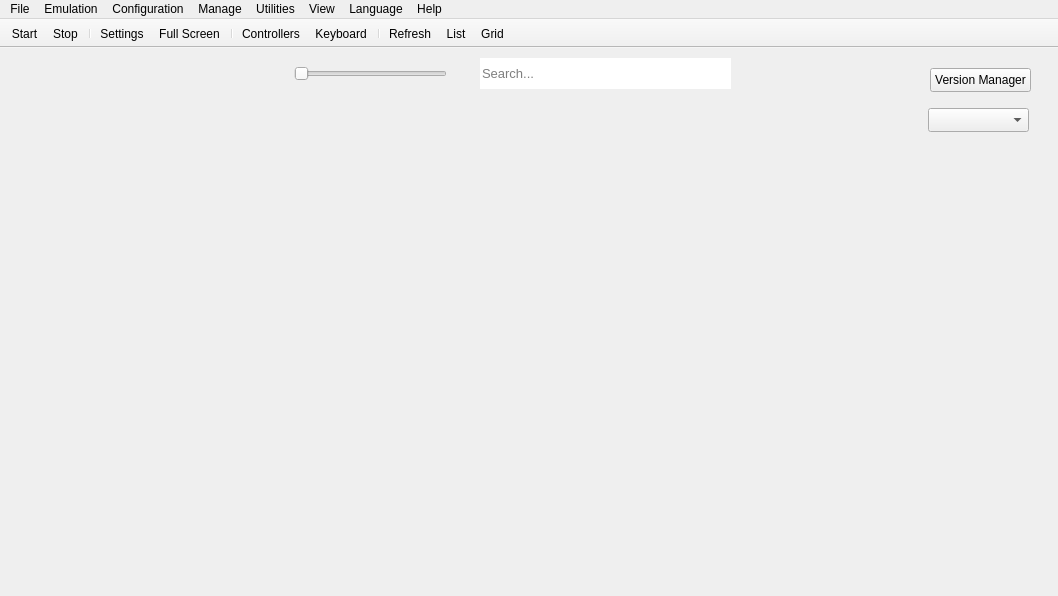
<?xml version="1.0" encoding="UTF-8"?>
<ui version="4.0">
 <class>MainWindow</class>
 <widget class="QMainWindow" name="MainWindow">
  <property name="geometry">
   <rect>
    <x>0</x>
    <y>0</y>
    <width>1058</width>
    <height>596</height>
   </rect>
  </property>
  <property name="sizePolicy">
   <sizepolicy hsizetype="Expanding" vsizetype="Expanding">
    <horstretch>0</horstretch>
    <verstretch>0</verstretch>
   </sizepolicy>
  </property>
  <property name="minimumSize">
   <size>
    <width>4</width>
    <height>0</height>
   </size>
  </property>
  <property name="autoFillBackground">
   <bool>false</bool>
  </property>
  <property name="animated">
   <bool>true</bool>
  </property>
  <property name="dockNestingEnabled">
   <bool>true</bool>
  </property>
  <property name="dockOptions">
   <set>QMainWindow::DockOption::AllowNestedDocks|QMainWindow::DockOption::AllowTabbedDocks|QMainWindow::DockOption::AnimatedDocks|QMainWindow::DockOption::GroupedDragging</set>
  </property>
  <widget class="QWidget" name="centralWidget">
   <property name="sizePolicy">
    <sizepolicy hsizetype="Expanding" vsizetype="Expanding">
     <horstretch>0</horstretch>
     <verstretch>0</verstretch>
    </sizepolicy>
   </property>
   <widget class="QLineEdit" name="mw_searchbar">
    <property name="geometry">
     <rect>
      <x>480</x>
      <y>10</y>
      <width>251</width>
      <height>31</height>
     </rect>
    </property>
    <property name="sizePolicy">
     <sizepolicy hsizetype="Expanding" vsizetype="Expanding">
      <horstretch>0</horstretch>
      <verstretch>0</verstretch>
     </sizepolicy>
    </property>
    <property name="font">
     <font>
      <pointsize>10</pointsize>
      <bold>false</bold>
     </font>
    </property>
    <property name="focusPolicy">
     <enum>Qt::FocusPolicy::ClickFocus</enum>
    </property>
    <property name="frame">
     <bool>false</bool>
    </property>
    <property name="placeholderText">
     <string>Search...</string>
    </property>
    <property name="clearButtonEnabled">
     <bool>false</bool>
    </property>
   </widget>
   <widget class="QWidget" name="sizeSliderContainer" native="true">
    <property name="geometry">
     <rect>
      <x>280</x>
      <y>10</y>
      <width>181</width>
      <height>31</height>
     </rect>
    </property>
    <property name="sizePolicy">
     <sizepolicy hsizetype="Fixed" vsizetype="Expanding">
      <horstretch>0</horstretch>
      <verstretch>0</verstretch>
     </sizepolicy>
    </property>
    <layout class="QHBoxLayout" name="sizeSliderContainer_layout">
     <property name="spacing">
      <number>0</number>
     </property>
     <property name="leftMargin">
      <number>14</number>
     </property>
     <property name="topMargin">
      <number>0</number>
     </property>
     <property name="rightMargin">
      <number>14</number>
     </property>
     <property name="bottomMargin">
      <number>0</number>
     </property>
     <item>
      <widget class="QSlider" name="sizeSlider">
       <property name="sizePolicy">
        <sizepolicy hsizetype="Expanding" vsizetype="Preferred">
         <horstretch>0</horstretch>
         <verstretch>0</verstretch>
        </sizepolicy>
       </property>
       <property name="focusPolicy">
        <enum>Qt::FocusPolicy::ClickFocus</enum>
       </property>
       <property name="autoFillBackground">
        <bool>false</bool>
       </property>
       <property name="orientation">
        <enum>Qt::Orientation::Horizontal</enum>
       </property>
       <property name="tickPosition">
        <enum>QSlider::TickPosition::NoTicks</enum>
       </property>
      </widget>
     </item>
    </layout>
   </widget>
   <widget class="QComboBox" name="versionComboBox">
    <property name="geometry">
     <rect>
      <x>928</x>
      <y>60</y>
      <width>101</width>
      <height>24</height>
     </rect>
    </property>
   </widget>
   <widget class="QPushButton" name="versionManagerButton">
    <property name="geometry">
     <rect>
      <x>930</x>
      <y>20</y>
      <width>101</width>
      <height>24</height>
     </rect>
    </property>
    <property name="text">
     <string>Version Manager</string>
    </property>
   </widget>
  </widget>
  <widget class="QMenuBar" name="menuBar">
   <property name="geometry">
    <rect>
     <x>0</x>
     <y>0</y>
     <width>1058</width>
     <height>22</height>
    </rect>
   </property>
   <property name="contextMenuPolicy">
    <enum>Qt::ContextMenuPolicy::PreventContextMenu</enum>
   </property>
   <widget class="QMenu" name="menuFile">
    <property name="title">
     <string>File</string>
    </property>
    <addaction name="separator"/>
    <addaction name="exitAct"/>
   </widget>
   <widget class="QMenu" name="menuEmulation">
    <property name="title">
     <string>Emulation</string>
    </property>
    <addaction name="bootGameAct"/>
    <addaction name="sysPauseAct"/>
    <addaction name="sysStopAct"/>
    <addaction name="sysRebootAct"/>
   </widget>
   <widget class="QMenu" name="menuConfiguration">
    <property name="title">
     <string>Configuration</string>
    </property>
    <addaction name="actionConfigGeneral"/>
    <addaction name="actionConfigAudio"/>
    <addaction name="actionConfigGUI"/>
    <addaction name="actionConfigGraphics"/>
    <addaction name="actionConfigInput"/>
    <addaction name="actionConfigPaths"/>
    <addaction name="actionConfigLog"/>
    <addaction name="actionConfigDebug"/>
    <addaction name="actionConfigExperimental"/>
   </widget>
   <widget class="QMenu" name="menuManage">
    <property name="title">
     <string>Manage</string>
    </property>
    <addaction name="actionManage_Users"/>
   </widget>
   <widget class="QMenu" name="menuUtilities">
    <property name="title">
     <string>Utilities</string>
    </property>
    <addaction name="actionExport_GameList"/>
    <addaction name="actionCrypto_Key_Manager"/>
    <addaction name="actionConfigure_Hotkeys"/>
    <addaction name="actionHostOverrides"/>
   </widget>
   <widget class="QMenu" name="menuView">
    <property name="title">
     <string>View</string>
    </property>
    <widget class="QMenu" name="menuGame_List_Icons">
     <property name="title">
      <string>Game List Icons</string>
     </property>
     <addaction name="setIconSizeTinyAct"/>
     <addaction name="setIconSizeSmallAct"/>
     <addaction name="setIconSizeMediumAct"/>
     <addaction name="setIconSizeLargeAct"/>
    </widget>
    <widget class="QMenu" name="menuGame_List_Mode">
     <property name="title">
      <string>Game List Mode</string>
     </property>
     <addaction name="setlistModeListAct"/>
     <addaction name="setlistModeGridAct"/>
    </widget>
    <addaction name="showTitleBarsAct"/>
    <addaction name="showToolBarAct"/>
    <addaction name="separator"/>
    <addaction name="showGameListAct"/>
    <addaction name="separator"/>
    <addaction name="showHiddenEntriesAct"/>
    <addaction name="separator"/>
    <addaction name="showCompatibilityInGridAct"/>
    <addaction name="separator"/>
    <addaction name="refreshGameListAct"/>
    <addaction name="menuGame_List_Mode"/>
    <addaction name="menuGame_List_Icons"/>
    <addaction name="separator"/>
    <addaction name="showLogAct"/>
   </widget>
   <widget class="QMenu" name="menuHelp">
    <property name="title">
     <string>Help</string>
    </property>
    <addaction name="separator"/>
    <addaction name="separator"/>
    <addaction name="updaterAct"/>
    <addaction name="aboutAct"/>
   </widget>
   <widget class="QMenu" name="languageMenu">
    <property name="title">
     <string>Language</string>
    </property>
    <addaction name="languageAct0"/>
   </widget>
   <addaction name="menuFile"/>
   <addaction name="menuEmulation"/>
   <addaction name="menuConfiguration"/>
   <addaction name="menuManage"/>
   <addaction name="menuUtilities"/>
   <addaction name="menuView"/>
   <addaction name="languageMenu"/>
   <addaction name="menuHelp"/>
  </widget>
  <widget class="QToolBar" name="toolBar">
   <property name="sizePolicy">
    <sizepolicy hsizetype="Preferred" vsizetype="Preferred">
     <horstretch>0</horstretch>
     <verstretch>0</verstretch>
    </sizepolicy>
   </property>
   <property name="contextMenuPolicy">
    <enum>Qt::ContextMenuPolicy::PreventContextMenu</enum>
   </property>
   <property name="windowTitle">
    <string>Show tool bar</string>
   </property>
   <property name="movable">
    <bool>false</bool>
   </property>
   <property name="allowedAreas">
    <set>Qt::ToolBarArea::TopToolBarArea</set>
   </property>
   <property name="iconSize">
    <size>
     <width>30</width>
     <height>30</height>
    </size>
   </property>
   <property name="toolButtonStyle">
    <enum>Qt::ToolButtonStyle::ToolButtonTextUnderIcon</enum>
   </property>
   <property name="floatable">
    <bool>false</bool>
   </property>
   <attribute name="toolBarArea">
    <enum>TopToolBarArea</enum>
   </attribute>
   <attribute name="toolBarBreak">
    <bool>false</bool>
   </attribute>
   <addaction name="toolbar_start"/>
   <addaction name="toolbar_stop"/>
   <addaction name="separator"/>
   <addaction name="toolbar_config"/>
   <addaction name="toolbar_fullscreen"/>
   <addaction name="separator"/>
   <addaction name="toolbar_controls"/>
   <addaction name="toolbar_keyboard"/>
   <addaction name="separator"/>
   <addaction name="toolbar_refresh"/>
   <addaction name="toolbar_list"/>
   <addaction name="toolbar_grid"/>
  </widget>
  <action name="bootGameAct">
   <property name="icon">
    <iconset resource="../shadLauncher5.qrc">
     <normaloff>:/images/play.png</normaloff>:/images/play.png</iconset>
   </property>
   <property name="text">
    <string>Run Game</string>
   </property>
   <property name="toolTip">
    <string>Start emulation</string>
   </property>
  </action>
  <action name="sysPauseAct">
   <property name="enabled">
    <bool>true</bool>
   </property>
   <property name="icon">
    <iconset resource="../shadLauncher5.qrc">
     <normaloff>:/images/pause.png</normaloff>:/images/pause.png</iconset>
   </property>
   <property name="text">
    <string>Pause</string>
   </property>
   <property name="toolTip">
    <string>Pause emulation</string>
   </property>
  </action>
  <action name="sysStopAct">
   <property name="enabled">
    <bool>true</bool>
   </property>
   <property name="icon">
    <iconset resource="../shadLauncher5.qrc">
     <normaloff>:/images/stop.png</normaloff>:/images/stop.png</iconset>
   </property>
   <property name="text">
    <string>Stop</string>
   </property>
   <property name="toolTip">
    <string>Stop emulation</string>
   </property>
  </action>
  <action name="actionConfigGUI">
   <property name="icon">
    <iconset resource="../shadLauncher5.qrc">
     <normaloff>:/images/menu/cfg-gui.svg</normaloff>:/images/menu/cfg-gui.svg</iconset>
   </property>
   <property name="text">
    <string>GUI</string>
   </property>
   <property name="toolTip">
    <string>Configure GUI settings</string>
   </property>
  </action>
  <action name="exitAct">
   <property name="icon">
    <iconset resource="../shadLauncher5.qrc">
     <normaloff>:/images/menu/exit.svg</normaloff>:/images/menu/exit.svg</iconset>
   </property>
   <property name="text">
    <string>Exit</string>
   </property>
   <property name="toolTip">
    <string>Exit shadLauncher5</string>
   </property>
   <property name="statusTip">
    <string>Exit the application.</string>
   </property>
  </action>
  <action name="actionManage_Users">
   <property name="icon">
    <iconset resource="../shadLauncher5.qrc">
     <normaloff>:/images/menu/user.svg</normaloff>:/images/menu/user.svg</iconset>
   </property>
   <property name="text">
    <string>User Accounts</string>
   </property>
   <property name="toolTip">
    <string>Manage user accounts</string>
   </property>
  </action>
  <action name="actionHostOverrides">
   <property name="icon">
    <iconset resource="../shadLauncher5.qrc">
     <normaloff>:/images/menu/network.svg</normaloff>:/images/menu/network.svg</iconset>
   </property>
   <property name="text">
    <string>Network Host Overrides</string>
   </property>
   <property name="toolTip">
    <string>Redirect game network traffic to another server</string>
   </property>
  </action>
  <action name="aboutAct">
   <property name="icon">
    <iconset theme="QIcon::ThemeIcon::HelpAbout"/>
   </property>
   <property name="text">
    <string>About shadLauncher5</string>
   </property>
  </action>
  <action name="showGameListAct">
   <property name="icon">
    <iconset resource="../shadLauncher5.qrc">
     <normaloff>:/images/menu/show-list.svg</normaloff>:/images/menu/show-list.svg</iconset>
   </property>
   <property name="checkable">
    <bool>true</bool>
   </property>
   <property name="text">
    <string>Show Game List</string>
   </property>
  </action>
  <action name="showToolBarAct">
   <property name="icon">
    <iconset resource="../shadLauncher5.qrc">
     <normaloff>:/images/menu/toolbar.svg</normaloff>:/images/menu/toolbar.svg</iconset>
   </property>
   <property name="checkable">
    <bool>true</bool>
   </property>
   <property name="text">
    <string>Show Tool Bar</string>
   </property>
  </action>
  <action name="showCompatibilityInGridAct">
   <property name="icon">
    <iconset resource="../shadLauncher5.qrc">
     <normaloff>:/images/menu/compat.svg</normaloff>:/images/menu/compat.svg</iconset>
   </property>
   <property name="checkable">
    <bool>true</bool>
   </property>
   <property name="text">
    <string>Show Game Compatibility in Grid Mode</string>
   </property>
  </action>
  <action name="refreshGameListAct">
   <property name="icon">
    <iconset resource="../shadLauncher5.qrc">
     <normaloff>:/images/refresh.png</normaloff>:/images/refresh.png</iconset>
   </property>
   <property name="text">
    <string>Game List Refresh</string>
   </property>
  </action>
  <action name="setIconSizeTinyAct">
   <property name="icon">
    <iconset resource="../shadLauncher5.qrc">
     <normaloff>:/images/menu/size-tiny.svg</normaloff>:/images/menu/size-tiny.svg</iconset>
   </property>
   <property name="checkable">
    <bool>true</bool>
   </property>
   <property name="text">
    <string>Tiny</string>
   </property>
  </action>
  <action name="setIconSizeSmallAct">
   <property name="icon">
    <iconset resource="../shadLauncher5.qrc">
     <normaloff>:/images/menu/size-small.svg</normaloff>:/images/menu/size-small.svg</iconset>
   </property>
   <property name="checkable">
    <bool>true</bool>
   </property>
   <property name="checked">
    <bool>true</bool>
   </property>
   <property name="text">
    <string>Small</string>
   </property>
  </action>
  <action name="setIconSizeMediumAct">
   <property name="icon">
    <iconset resource="../shadLauncher5.qrc">
     <normaloff>:/images/menu/size-medium.svg</normaloff>:/images/menu/size-medium.svg</iconset>
   </property>
   <property name="checkable">
    <bool>true</bool>
   </property>
   <property name="text">
    <string>Medium</string>
   </property>
  </action>
  <action name="setIconSizeLargeAct">
   <property name="icon">
    <iconset resource="../shadLauncher5.qrc">
     <normaloff>:/images/menu/size-large.svg</normaloff>:/images/menu/size-large.svg</iconset>
   </property>
   <property name="checkable">
    <bool>true</bool>
   </property>
   <property name="text">
    <string>Large</string>
   </property>
  </action>
  <action name="setlistModeListAct">
   <property name="icon">
    <iconset resource="../shadLauncher5.qrc">
     <normaloff>:/images/list.png</normaloff>:/images/list.png</iconset>
   </property>
   <property name="checkable">
    <bool>true</bool>
   </property>
   <property name="checked">
    <bool>true</bool>
   </property>
   <property name="text">
    <string>List View</string>
   </property>
  </action>
  <action name="setlistModeGridAct">
   <property name="icon">
    <iconset resource="../shadLauncher5.qrc">
     <normaloff>:/images/grid.png</normaloff>:/images/grid.png</iconset>
   </property>
   <property name="checkable">
    <bool>true</bool>
   </property>
   <property name="text">
    <string>Grid View</string>
   </property>
  </action>
  <action name="sysRebootAct">
   <property name="enabled">
    <bool>true</bool>
   </property>
   <property name="icon">
    <iconset resource="../shadLauncher5.qrc">
     <normaloff>:/images/restart.png</normaloff>:/images/restart.png</iconset>
   </property>
   <property name="text">
    <string>Restart</string>
   </property>
  </action>
  <action name="toolbar_start">
   <property name="icon">
    <iconset resource="../shadLauncher5.qrc">
     <normaloff>:/images/play.png</normaloff>:/images/play.png</iconset>
   </property>
   <property name="text">
    <string>Start</string>
   </property>
   <property name="toolTip">
    <string>Start emulation</string>
   </property>
  </action>
  <action name="toolbar_stop">
   <property name="icon">
    <iconset resource="../shadLauncher5.qrc">
     <normaloff>:/images/stop.png</normaloff>:/images/stop.png</iconset>
   </property>
   <property name="text">
    <string>Stop</string>
   </property>
   <property name="toolTip">
    <string>Stop emulation</string>
   </property>
  </action>
  <action name="toolbar_config">
   <property name="icon">
    <iconset resource="../shadLauncher5.qrc">
     <normaloff>:/images/settings.png</normaloff>:/images/settings.png</iconset>
   </property>
   <property name="text">
    <string>Settings</string>
   </property>
   <property name="toolTip">
    <string>Configure the emulator</string>
   </property>
  </action>
  <action name="toolbar_controls">
   <property name="icon">
    <iconset resource="../shadLauncher5.qrc">
     <normaloff>:/images/controllers.png</normaloff>:/images/controllers.png</iconset>
   </property>
   <property name="text">
    <string>Controllers</string>
   </property>
   <property name="toolTip">
    <string>Configure controls</string>
   </property>
  </action>
  <action name="toolbar_fullscreen">
   <property name="icon">
    <iconset resource="../shadLauncher5.qrc">
     <normaloff>:/images/fullscreen.png</normaloff>:/images/fullscreen.png</iconset>
   </property>
   <property name="text">
    <string>Full Screen</string>
   </property>
   <property name="toolTip">
    <string>Toggle fullscreen</string>
   </property>
  </action>
  <action name="toolbar_list">
   <property name="icon">
    <iconset resource="../shadLauncher5.qrc">
     <normaloff>:/images/list.png</normaloff>:/images/list.png</iconset>
   </property>
   <property name="text">
    <string>List</string>
   </property>
   <property name="toolTip">
    <string>Switch to list mode</string>
   </property>
  </action>
  <action name="toolbar_grid">
   <property name="icon">
    <iconset resource="../shadLauncher5.qrc">
     <normaloff>:/images/grid.png</normaloff>:/images/grid.png</iconset>
   </property>
   <property name="text">
    <string>Grid</string>
   </property>
   <property name="toolTip">
    <string>Switch to grid mode</string>
   </property>
  </action>
  <action name="toolbar_refresh">
   <property name="icon">
    <iconset resource="../shadLauncher5.qrc">
     <normaloff>:/images/refresh.png</normaloff>:/images/refresh.png</iconset>
   </property>
   <property name="text">
    <string>Refresh</string>
   </property>
   <property name="toolTip">
    <string>Refresh gamelist</string>
   </property>
  </action>
  <action name="showHiddenEntriesAct">
   <property name="icon">
    <iconset resource="../shadLauncher5.qrc">
     <normaloff>:/images/menu/eye.svg</normaloff>:/images/menu/eye.svg</iconset>
   </property>
   <property name="checkable">
    <bool>true</bool>
   </property>
   <property name="text">
    <string>Show Hidden Entries</string>
   </property>
  </action>
  <action name="showTitleBarsAct">
   <property name="icon">
    <iconset resource="../shadLauncher5.qrc">
     <normaloff>:/images/menu/titlebar.svg</normaloff>:/images/menu/titlebar.svg</iconset>
   </property>
   <property name="checkable">
    <bool>true</bool>
   </property>
   <property name="text">
    <string>Show Title Bars</string>
   </property>
  </action>
  <action name="languageAct0">
   <property name="checkable">
    <bool>true</bool>
   </property>
   <property name="text">
    <string>English</string>
   </property>
  </action>
  <action name="showCustomIconsAct">
   <property name="icon">
    <iconset resource="../shadLauncher5.qrc">
     <normaloff>:/images/custom_config.png</normaloff>:/images/custom_config.png</iconset>
   </property>
   <property name="checkable">
    <bool>true</bool>
   </property>
   <property name="checked">
    <bool>true</bool>
   </property>
   <property name="text">
    <string>Show Custom Icons</string>
   </property>
  </action>
  <action name="playHoverGifsAct">
   <property name="checkable">
    <bool>true</bool>
   </property>
   <property name="checked">
    <bool>true</bool>
   </property>
   <property name="text">
    <string>Play Hover Gifs</string>
   </property>
  </action>
  <action name="actionPreferGameDataIcons">
   <property name="checkable">
    <bool>true</bool>
   </property>
   <property name="text">
    <string>Prefer Game Data Icons</string>
   </property>
  </action>
  <action name="actionExport_GameList">
   <property name="icon">
    <iconset resource="../shadLauncher5.qrc">
     <normaloff>:/images/menu/export.svg</normaloff>:/images/menu/export.svg</iconset>
   </property>
   <property name="text">
    <string>Export GameList</string>
   </property>
  </action>
  <action name="actionConfigGeneral">
   <property name="icon">
    <iconset resource="../shadLauncher5.qrc">
     <normaloff>:/images/menu/cfg-general.svg</normaloff>:/images/menu/cfg-general.svg</iconset>
   </property>
   <property name="text">
    <string>General</string>
   </property>
  </action>
  <action name="actionConfigGraphics">
   <property name="icon">
    <iconset resource="../shadLauncher5.qrc">
     <normaloff>:/images/menu/cfg-graphics.svg</normaloff>:/images/menu/cfg-graphics.svg</iconset>
   </property>
   <property name="text">
    <string>Graphics</string>
   </property>
  </action>
  <action name="actionConfigInput">
   <property name="icon">
    <iconset resource="../shadLauncher5.qrc">
     <normaloff>:/images/ps4_controller.png</normaloff>:/images/ps4_controller.png</iconset>
   </property>
   <property name="text">
    <string>Input</string>
   </property>
  </action>
  <action name="actionConfigPaths">
   <property name="icon">
    <iconset resource="../shadLauncher5.qrc">
     <normaloff>:/images/menu/cfg-paths.svg</normaloff>:/images/menu/cfg-paths.svg</iconset>
   </property>
   <property name="text">
    <string>Paths</string>
   </property>
  </action>
  <action name="actionConfigDebug">
   <property name="icon">
    <iconset resource="../shadLauncher5.qrc">
     <normaloff>:/images/menu/cfg-debug.svg</normaloff>:/images/menu/cfg-debug.svg</iconset>
   </property>
   <property name="text">
    <string>Debug</string>
   </property>
  </action>
  <action name="actionConfigExperimental">
   <property name="icon">
    <iconset resource="../shadLauncher5.qrc">
     <normaloff>:/images/menu/cfg-experimental.svg</normaloff>:/images/menu/cfg-experimental.svg</iconset>
   </property>
   <property name="text">
    <string>Experimental</string>
   </property>
  </action>
  <action name="actionConfigLog">
   <property name="icon">
    <iconset resource="../shadLauncher5.qrc">
     <normaloff>:/images/menu/cfg-log.svg</normaloff>:/images/menu/cfg-log.svg</iconset>
   </property>
   <property name="text">
    <string>Log</string>
   </property>
  </action>
  <action name="actionCrypto_Key_Manager">
   <property name="icon">
    <iconset resource="../shadLauncher5.qrc">
     <normaloff>:/images/menu/key.svg</normaloff>:/images/menu/key.svg</iconset>
   </property>
   <property name="text">
    <string>Crypto Key Manager</string>
   </property>
  </action>
  <action name="showLogAct">
   <property name="icon">
    <iconset resource="../shadLauncher5.qrc">
     <normaloff>:/images/menu/log.svg</normaloff>:/images/menu/log.svg</iconset>
   </property>
   <property name="checkable">
    <bool>true</bool>
   </property>
   <property name="checked">
    <bool>false</bool>
   </property>
   <property name="text">
    <string>Show Game Log</string>
   </property>
   <property name="toolTip">
    <string>Show Game Log</string>
   </property>
  </action>
  <action name="toolbar_keyboard">
   <property name="icon">
    <iconset resource="../shadLauncher5.qrc">
     <normaloff>:/images/keyboard_icon.png</normaloff>:/images/keyboard_icon.png</iconset>
   </property>
   <property name="text">
    <string>Keyboard</string>
   </property>
   <property name="toolTip">
    <string>Configure Keyboard and Mouse</string>
   </property>
   <property name="menuRole">
    <enum>QAction::MenuRole::NoRole</enum>
   </property>
  </action>
  <action name="actionConfigure_Hotkeys">
   <property name="icon">
    <iconset resource="../shadLauncher5.qrc">
     <normaloff>:/images/menu/hotkey.svg</normaloff>:/images/menu/hotkey.svg</iconset>
   </property>
   <property name="text">
    <string>Configure Hotkeys</string>
   </property>
  </action>
  <action name="updaterAct">
   <property name="icon">
    <iconset theme="QIcon::ThemeIcon::GoDown"/>
   </property>
   <property name="text">
    <string>Check for Updates</string>
   </property>
  </action>
  <action name="actionConfigAudio">
   <property name="icon">
    <iconset resource="../shadLauncher5.qrc">
     <normaloff>:/images/menu/cfg-audio.svg</normaloff>:/images/menu/cfg-audio.svg</iconset>
   </property>
   <property name="text">
    <string>Audio</string>
   </property>
  </action>
 </widget>
 <layoutdefault spacing="6" margin="11"/>
 <resources>
  <include location="../shadLauncher5.qrc"/>
 </resources>
 <connections/>
</ui>
